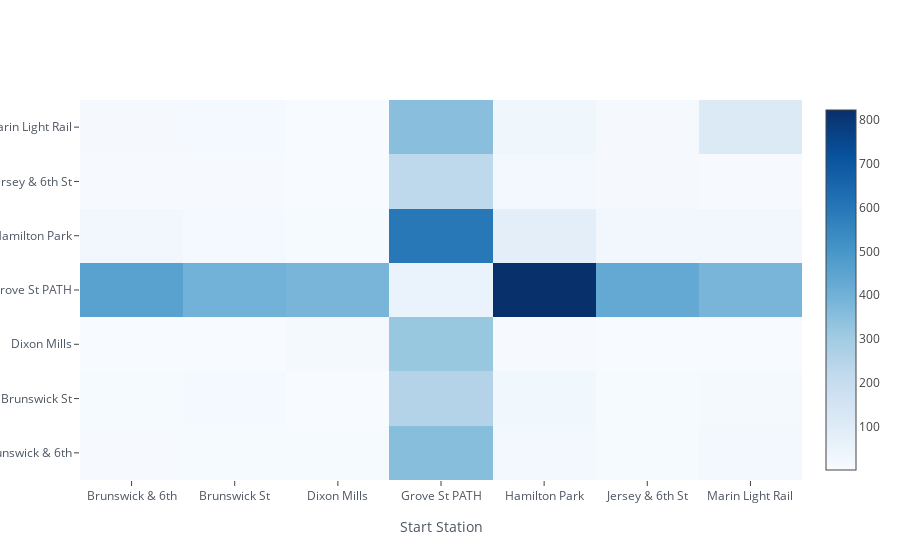

The notebook cell this image was saved under:
### Code cell
import cufflinks

top_stations = df.loc[(df['start station name'].isin(mask)) & (df['end station name'].isin(mask)),:].reset_index()
to_plot = top_stations.pivot_table('station', 
                         index = 'start station name',
                        columns = 'end station name',
                        aggfunc = 'mean')

to_plot.iplot(kind = 'heatmap', 
              colorscale = 'Blues', 
             xTitle = 'Start Station')

### Figure 1 — Plotly figure (JSON) as saved in the notebook; plotly's stock layout.template omitted (floating-point values rounded to 4 significant figures)
{"data": [{"colorscale": [[0, "rgb(247,251,255)"], [0.125, "rgb(222,235,247)"], [0.25, "rgb(198,219,239)"], [0.375, "rgb(158,202,225)"], [0.5, "rgb(107,174,214)"], [0.625, "rgb(66,146,198)"], [0.75, "rgb(33,113,181)"], [0.875, "rgb(8,81,156)"], [1, "rgb(8,48,107)"]], "type": "heatmap", "uid": "af3966d5-5b88-4ef0-9305-1e217ce05265", "x": ["Brunswick & 6th", "Brunswick St", "Dixon Mills", "Grove St PATH", "Hamilton Park", "Jersey & 6th St", "Marin Light Rail"], "y": ["Brunswick & 6th", "Brunswick St", "Dixon Mills", "Grove St PATH", "Hamilton Park", "Jersey & 6th St", "Marin Light Rail"], "z": [[6, 8, 9, 355, 22, 9, 18], [9, 17, 1, 253, 28, 8, 13], [1, 2, 14, 321, 6, 1, 2], [458, 396, 385, 53, 823, 432, 385], [26, 17, 8, 597, 84, 26, 25], [6, 7, 1, 226, 23, 11, 7], [11, 17, 2, 352, 35, 11, 111]], "zmax": 823, "zmin": 1}], "layout": {"legend": {"bgcolor": "#FFFFFF", "font": {"color": "#4D5663"}}, "paper_bgcolor": "#FFFFFF", "plot_bgcolor": "#FFFFFF", "title": {"font": {"color": "#4D5663"}}, "xaxis": {"gridcolor": "#E1E5ED", "showgrid": true, "tickfont": {"color": "#4D5663"}, "title": {"font": {"color": "#4D5663"}, "text": "Start Station"}, "zerolinecolor": "#E1E5ED"}, "yaxis": {"gridcolor": "#E1E5ED", "showgrid": true, "tickfont": {"color": "#4D5663"}, "title": {"font": {"color": "#4D5663"}, "text": ""}, "zerolinecolor": "#E1E5ED"}}}
